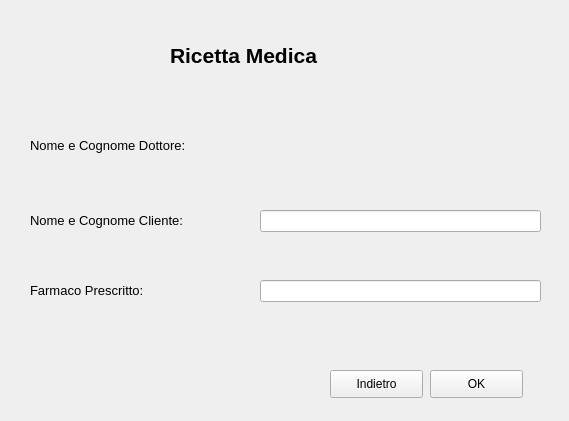
<?xml version="1.0" encoding="UTF-8"?>
<ui version="4.0">
 <class>Form</class>
 <widget class="QWidget" name="Form">
  <property name="geometry">
   <rect>
    <x>0</x>
    <y>0</y>
    <width>569</width>
    <height>421</height>
   </rect>
  </property>
  <property name="windowTitle">
   <string>Compila Ricetta </string>
  </property>
  <widget class="QLabel" name="label">
   <property name="geometry">
    <rect>
     <x>170</x>
     <y>20</y>
     <width>221</width>
     <height>71</height>
    </rect>
   </property>
   <property name="font">
    <font>
     <pointsize>16</pointsize>
     <weight>75</weight>
     <bold>true</bold>
    </font>
   </property>
   <property name="text">
    <string>Ricetta Medica</string>
   </property>
  </widget>
  <widget class="QLabel" name="label_2">
   <property name="geometry">
    <rect>
     <x>30</x>
     <y>130</y>
     <width>211</width>
     <height>31</height>
    </rect>
   </property>
   <property name="font">
    <font>
     <pointsize>10</pointsize>
    </font>
   </property>
   <property name="text">
    <string>Nome e Cognome Dottore:</string>
   </property>
  </widget>
  <widget class="QLabel" name="label_3">
   <property name="geometry">
    <rect>
     <x>30</x>
     <y>210</y>
     <width>211</width>
     <height>21</height>
    </rect>
   </property>
   <property name="font">
    <font>
     <pointsize>10</pointsize>
    </font>
   </property>
   <property name="text">
    <string>Nome e Cognome Cliente:</string>
   </property>
  </widget>
  <widget class="QLabel" name="label_4">
   <property name="geometry">
    <rect>
     <x>30</x>
     <y>280</y>
     <width>191</width>
     <height>21</height>
    </rect>
   </property>
   <property name="font">
    <font>
     <pointsize>10</pointsize>
    </font>
   </property>
   <property name="text">
    <string>Farmaco Prescritto:</string>
   </property>
  </widget>
  <widget class="QPushButton" name="pushButton">
   <property name="geometry">
    <rect>
     <x>430</x>
     <y>370</y>
     <width>93</width>
     <height>28</height>
    </rect>
   </property>
   <property name="text">
    <string>OK</string>
   </property>
  </widget>
  <widget class="QPushButton" name="pushButton_2">
   <property name="geometry">
    <rect>
     <x>330</x>
     <y>370</y>
     <width>93</width>
     <height>28</height>
    </rect>
   </property>
   <property name="text">
    <string>Indietro</string>
   </property>
  </widget>
  <widget class="QLabel" name="label_5">
   <property name="geometry">
    <rect>
     <x>270</x>
     <y>135</y>
     <width>261</width>
     <height>21</height>
    </rect>
   </property>
   <property name="font">
    <font>
     <pointsize>10</pointsize>
    </font>
   </property>
   <property name="text">
    <string/>
   </property>
  </widget>
  <widget class="QLineEdit" name="lineEdit">
   <property name="geometry">
    <rect>
     <x>260</x>
     <y>210</y>
     <width>281</width>
     <height>22</height>
    </rect>
   </property>
  </widget>
  <widget class="QLineEdit" name="lineEdit_2">
   <property name="geometry">
    <rect>
     <x>260</x>
     <y>280</y>
     <width>281</width>
     <height>22</height>
    </rect>
   </property>
  </widget>
 </widget>
 <resources/>
 <connections/>
</ui>
